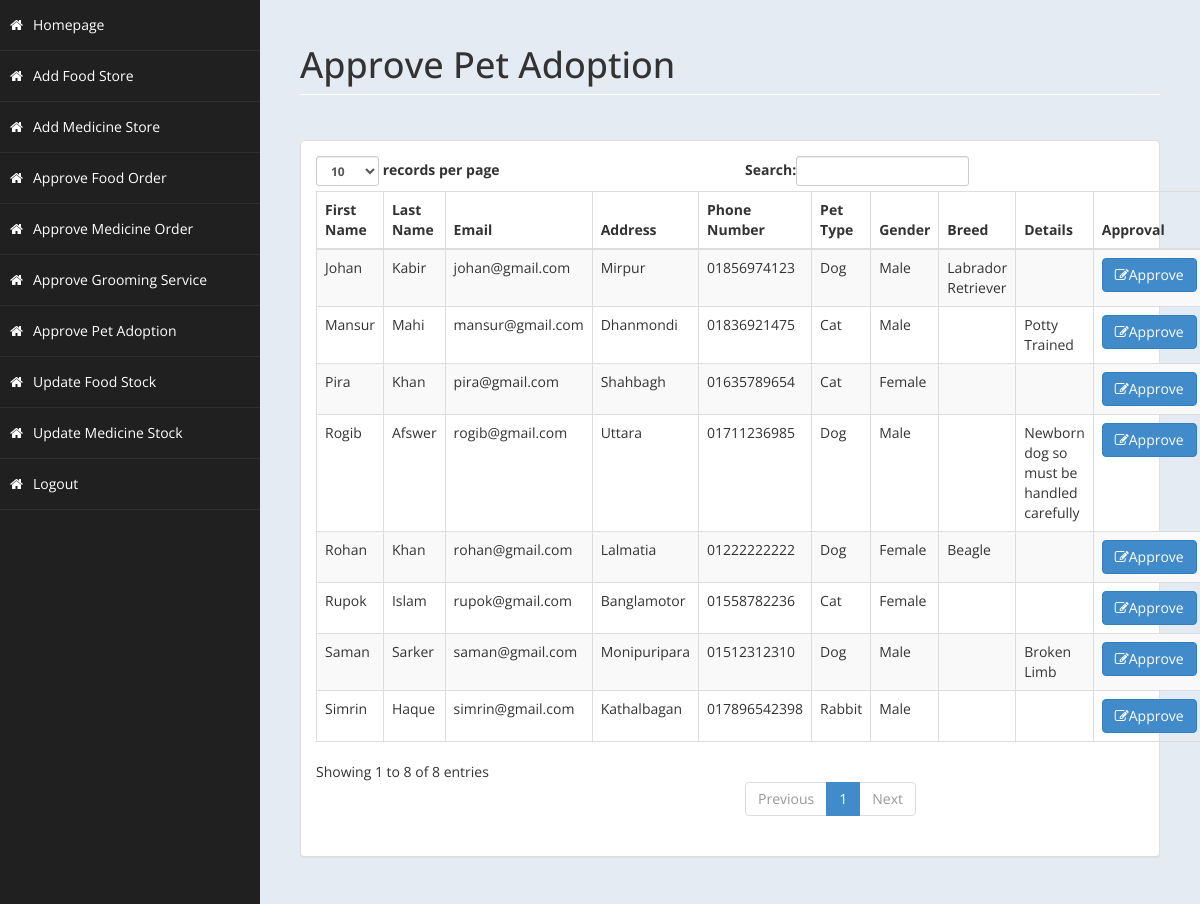
Screenshot of /adminadopt.php with the database file from the repository.
### tables this page shows
CREATE TABLE `adopt` (
  `fname` varchar(100) NOT NULL,
  `lname` varchar(100) NOT NULL,
  `email` varchar(100) NOT NULL,
  `address` varchar(100) NOT NULL,
  `pnum` varchar(100) NOT NULL,
  `pid` int(11) NOT NULL,
  `type` varchar(100) NOT NULL,
  `gender` varchar(100) NOT NULL,
  `breed` varchar(100) NOT NULL,
  `details` varchar(100) NOT NULL,
  `image` int(11) NOT NULL,
  `approval` varchar(1000) NOT NULL
);

### adminadopt.php (the view, shortened to what this page needs)
<!DOCTYPE html>
<html xmlns="http://www.w3.org/1999/xhtml">
<head>
    <link href="food/assets/css/bootstrap.css" rel="stylesheet" />
    <link href="food/assets/css/font-awesome.css" rel="stylesheet" />
    <link href="food/assets/css/custom-styles.css" rel="stylesheet" />
</head>
<body>
    <div id="wrapper">
        <nav class="navbar-default navbar-side" role="navigation">
            <div class="sidebar-collapse">
            <ul class="nav" id="main-menu">
                    <li>
                        <a  href="adminhome.php"><i class="fa fa-home"></i>Homepage</a>
                    </li>
                    <li>
                        <a  href="addfood.php"><i class="fa fa-home"></i>Add Food Store</a>
                    </li>
                    <li>
                        <a  href="addmed.php"><i class="fa fa-home"></i>Add Medicine Store</a>
                    </li>
                    <li>
                        <a  href="adminfood.php"><i class="fa fa-home"></i>Approve Food Order</a>
                    </li>
					<li>
                        <a  href="adminmedicine.php"><i class="fa fa-home"></i>Approve Medicine Order</a>
                    </li>
                    <li>
                        <a  href="admingroom.php"><i class="fa fa-home"></i>Approve Grooming Service</a>
                    </li>
                    <li>
                        <a  href="adminadopt.php"><i class="fa fa-home"></i>Approve Pet Adoption</a>
                    </li>
                    <li>
                        <a  href="adminfstock.php"><i class="fa fa-home"></i>Update Food Stock</a>
                    </li>
                    <li>
                        <a  href="adminmstock.php"><i class="fa fa-home"></i>Update Medicine Stock</a>
                    </li>
                    <li>
                        <a  href="logout.php"><i class="fa fa-home"></i>Logout</a>
                    </li>
					</ul>
            </div>
        </nav>
        <div id="page-wrapper" >
            <div id="page-inner">
			 <div class="row">
                    <div class="col-md-12">
                        <h1 class="page-header">
                           Approve Pet Adoption<small> </small>
                        </h1>
                    </div>
                </div>
            <div class="row">
                <div class="col-md-12">
                    <div class="panel panel-default">
                        <div class="panel-body">
                            <div class="table-responsive">
                                <table class="table table-striped table-bordered table-hover" id="dataTables-example">
                                    <thead>
                                    <tr>
                                            <th>First Name</th>
                                            <th>Last Name</th>
                                            <th>Email</th>
                                            <th>Address</th>
                                            <th>Phone Number</th>
                                            <th>Pet Type</th>
                                            <th>Gender</th>
                                            <th>Breed</th>
                                            <th>Details</th>
                                            <th>Approval</th>
                                        </tr>
                                    </thead>
                                    <tbody>
                                    <?php
										include ('db.php');
										$sql="select * from adopt";
										$re = mysqli_query($con,$sql);
										while($row = mysqli_fetch_array($re))
										{
                                            $approval=$row['approval'];
                                            if($approval =="Yes")
                                            {
                                                echo"<tr class='gradeC'>
                                                <td>".$row['fname']."</td>
                                                <td>".$row['lname']."</td>
                                                <td>".$row['email']."</td>
                                                <td>".$row['address']."</td>
                                                <td>".$row['pnum']."</td>
                                                <td>".$row['type']."</td>
                                                <td>".$row['gender']."</td>
                                                <td>".$row['breed']."</td>
                                                <td>".$row['details']."</td>
                                                <td>Approved</td>
                                                </tr>";
                                            }
                                            else
                                            {
                                                echo"<tr class='gradeC'>
                                                <td>".$row['fname']."</td>
                                                <td>".$row['lname']."</td>
                                                <td>".$row['email']."</td>
                                                <td>".$row['address']."</td>
                                                <td>".$row['pnum']."</td>
                                                <td>".$row['type']."</td>
                                                <td>".$row['gender']."</td>
                                                <td>".$row['breed']."</td>
                                                <td>".$row['details']."</td>
                                                <td><a href=adminadopt.php?approve=".$row['pid']." <button class='btn btn-primary'> <i class='fa fa-edit' ></i>Approve</button></td>
                                                </tr>";
                                            }
                                        }
									?>
                                    </tbody>
                                </table>
                            </div>
                        </div>
                    </div>
                </div>
            </div>
        </div>
    </div>
</body>
</html>

### food/assets/css/custom-styles.css (style rules this page uses)
body { font-family: 'Open Sans', sans-serif; }
#wrapper { width: 100%; background:#202020; }
#page-wrapper { padding: 15px 15px; min-height: 600px; background:#E5EBF2; }
#page-inner { width:100%; margin:10px 20px 10px 0px; background-color:transparent; padding:10px; min-height:1200px; }
h1, .h1, h2, .h2, h3, .h3 { margin-top: 7px; margin-bottom: -5px; }
.page-header { padding-bottom: 9px; margin: 10px 0 45px; border-bottom: 1px solid #ffffff; }
.sidebar-collapse , .sidebar-collapse .nav { background:none; }
.sidebar-collapse .nav { padding:0; }
.sidebar-collapse .nav > li > a { color:#fff; background:transparent; text-shadow:none; }
.sidebar-collapse > .nav > li > a { padding:15px 10px; }
.sidebar-collapse > .nav > li { border-bottom: 1px solid rgba(107, 108, 109, 0.19); }
.navbar-side { border:none; background-color: transparent; }
.navbar-default { border:0px solid black; }
.nav > li > a > i { margin-right:10px; }
@media (min-width:768px) { #page-wrapper { margin: 0 0 0 260px; padding: 15px 30px; min-height: 1200px; } }
@media (min-width:768px) { .navbar-side { z-index: 1; position: absolute; width: 260px; } }

### rows the page displays
adopt: fname "Saman", lname "Sarker", email "saman@gmail.com", address "Monipuripara", pnum "01512312310", type "Dog", gender "Male", details "Broken Limb"
adopt: fname "Rohan", lname "Khan", email "rohan@gmail.com", address "Lalmatia", pnum "01222222222", type "Dog", gender "Female", breed "Beagle"
adopt: fname "Mansur", lname "Mahi", email "mansur@gmail.com", address "Dhanmondi", pnum "01836921475", type "Cat", gender "Male", details "Potty Trained"
adopt: fname "Pira", lname "Khan", email "pira@gmail.com", address "Shahbagh", pnum "01635789654", type "Cat", gender "Female"
adopt: fname "Simrin", lname "Haque", email "simrin@gmail.com", address "Kathalbagan", pnum "017896542398", type "Rabbit", gender "Male"
adopt: fname "Johan", lname "Kabir", email "johan@gmail.com", address "Mirpur", pnum "01856974123", type "Dog", gender "Male", breed "Labrador Retriever"
adopt: fname "Rupok", lname "Islam", email "rupok@gmail.com", address "Banglamotor", pnum "01558782236", type "Cat", gender "Female"
adopt: fname "Rogib", lname "Afswer", email "rogib@gmail.com", address "Uttara", pnum "01711236985", type "Dog", gender "Male", details "Newborn dog so must be handled carefully"
